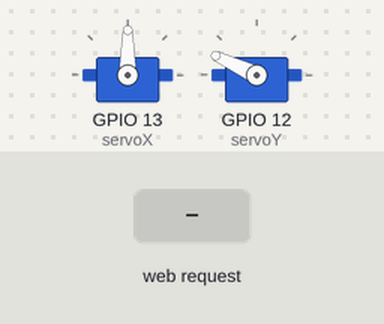
A sketch run on a simulated ESP32. On the bench: 2 × servo. Inputs (shaded band) come from the test bench. WiFi joins after 1.5 s; servers stay silent unless stated; what the sketch prints to the serial monitor is not drawn.

Above: at 2.7 s.
2.8 s: HTTP request GET /?value= received
At 3.9 s:
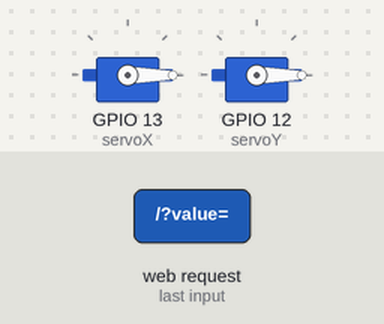
4.4 s: HTTP request GET /touchstart received
5.9 s: HTTP request GET /touchmove received
Timing chart, 0 to 8.9 s (numbered marks = the images above; inputs shaded):
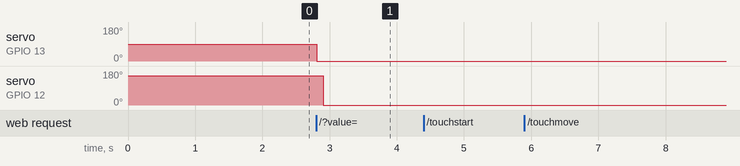

The sketch:

pan-tilt.ino
```cpp
#include <WiFi.h>
#include <WebServer.h>
#include <Wire.h>
#include <Servo.h>
#include "pantilt_htm.h"

Servo servoX;
Servo servoY;

// Replace with your network credentials
const char* ssid     = "rede";
const char* password = "senha";

// Set web server port number to 80
WiFiServer server(80);

// Variable to store the HTTP request
String valueXY;


// Decode HTTP GET value
int pos1 = 0;
int pos2 = 0;
int xPos, yPos;


// Current time
unsigned long currentTime = millis();
// Previous time
unsigned long previousTime = 0;
// Define timeout time in milliseconds (example: 2000ms = 2s)
const long timeoutTime = 2000;

void setup() {
  Serial.begin(115200);
  delay(10);

  servoX.attach(13);  // attaches the servo on the servoPin to the servo object
  servoY.attach(12);
  servoX.write(90);
  delay(15);
  servoY.write(155);
  delay(15);

  // Connect to Wi-Fi network with SSID and password
  Serial.print("Connecting to ");
  Serial.println(ssid);
  WiFi.begin(ssid, password);
  while (WiFi.status() != WL_CONNECTED) {
    delay(500);
    Serial.print(".");
  }
  // Print local IP address and start web server
  Serial.println("");
  Serial.println("WiFi connected.");
  Serial.println("IP address: ");
  Serial.println(WiFi.localIP());
  server.begin();
}

void loop(){
  WiFiClient client = server.available();   // Listen for incoming clients

  if (client) {                             // If a new client connects,
    currentTime = millis();
    previousTime = currentTime;
    Serial.println("New Client.");          // print a message out in the serial port
    String currentLine = "";                // make a String to hold incoming data from the client
    while (client.connected() && currentTime - previousTime <= timeoutTime) { // loop while the client's connected
      currentTime = millis();
      if (client.available()) {             // if there's bytes to read from the client,
        char c = client.read();             // read a byte, then
        Serial.write(c);                    // print it out the serial monitor
        valueXY += c;
        if (c == '\n') {                    // if the byte is a newline character
          // if the current line is blank, you got two newline characters in a row.
          // that's the end of the client HTTP request, so send a response:
          if (currentLine.length() == 0) {
            // HTTP valueXYs always start with a response code (e.g. HTTP/1.1 200 OK)
            // and a content-type so the client knows what's coming, then a blank line:
            client.println("HTTP/1.1 200 OK");
            client.println("Content-type:text/html");
            client.println("Connection: close");
            client.println();

            // Display the HTML web page
            client.println(pantilt_htm);

            //GET /?value=180& HTTP/1.1
            if(valueXY.indexOf("GET /?value=")>=0) {
              pos1 = valueXY.indexOf('=');
              pos2 = valueXY.indexOf(',');
              xPos = valueXY.substring(pos1+1, pos2).toInt();
              yPos = valueXY.substring(pos2+1, valueXY.length()).toInt();


              //Rotate the servo
              servoX.write(xPos);
              delay(100);
              servoY.write(yPos);
              delay(100);
            }
            // The HTTP response ends with another blank line
            client.println();
            // Break out of the while loop
            break;
          } else { // if you got a newline, then clear currentLine
            currentLine = "";
          }
        } else if (c != '\r') {  // if you got anything else but a carriage return character,
          currentLine += c;      // add it to the end of the currentLine
        }
      }
    }
    // Clear the valueXY variable
    valueXY = "";
  }
}
```

pantilt_htm.h
```cpp
const char pantilt_htm[] PROGMEM = R"rawliteral(
<!DOCTYPE html>
<html>
  <head>
    <meta charset="utf-8" />
    <meta name="viewport" content="width=device-width, initial-scale=1.0, user-scalable=no" />
    <script src="https://ajax.googleapis.com/ajax/libs/jquery/3.3.1/jquery.min.js"></script>
    <title>Pan tilt servos</title>
    <style>
      #container {
        width: 400px;
        height: 400px;
        background-color: #222;
        display: flex;
        align-items: center;
        justify-content: center;
        overflow: hidden;
        border-radius: 7px;
        touch-action: none;
      }

      #item {
        width: 100px;
        height: 100px;
        background-color: rgb(99, 245, 210);
        border: 10px solid rgba(136, 136, 136, .5);
        border-radius: 50%;
        touch-action: none;
        user-select: none;
      }

      #item:active {
        background-color: rgba(168, 218, 220, 1.00);
      }

      #item:hover {
        cursor: pointer;
        border-width: 20px;
      }

      #info {
        margin-top: 5px;
        text-align: center;
        width: 100px;
      }

    </style>
  </head>

  <body>
    <div id="outerContainer">
      <div id="container">
        <div id="item">
        </div>
      </div>
    </div>
    <div align="center">
      <input type='textarea' id='info' value="X: 90º | Y: 90º" disabled />
    </div>
    <script>
      var dragItem = document.querySelector("#item");
      var container = document.querySelector("#container");
      var active = false;
      var currentX = 0;
      var currentY = 0;
      var initialX;
      var initialY;
      var counter = 0;
      var servoXInit = 90;
      var servoYInit = 90;
      var tempX = 90;
      var tempY = 90;
      var xOffset = 0;
      var yOffset = 0;
      w = $('#container').width() - 50;
      h = $('#container').height() - 50;

      container.addEventListener("touchstart", dragStart, false);
      container.addEventListener("touchend", dragEnd, false);
      container.addEventListener("touchmove", drag, false);

      container.addEventListener("mousedown", dragStart, false);
      container.addEventListener("mouseup", dragEnd, false);
      container.addEventListener("mousemove", drag, false);

      function dragStart(e) {
        if (e.type === "touchstart") {
          initialX = e.touches[0].clientX - xOffset;
          initialY = e.touches[0].clientY - yOffset;
        } else {
          initialX = e.clientX - xOffset;
          initialY = e.clientY - yOffset;
        }
        if (e.target === dragItem) {
          active = true;
        }
      }

      function dragEnd(e) {
        initialX = currentX;
        initialY = currentY;
        active = false;
      }

      function drag(e) {
        if (active) {
          e.preventDefault();
          if (e.type === "touchmove") {
            currentX = e.touches[0].clientX - initialX;
            currentY = e.touches[0].clientY - initialY;
          } else {
            currentX = e.clientX - initialX;
            currentY = e.clientY - initialY;
          }

          xOffset = currentX;
          yOffset = currentY;
          setTranslate(currentX, currentY, dragItem);
          moveServos(currentX, currentY);
        }
      }

      function setTranslate(xPos, yPos, el) { // Desenha o controle na nova posição
        el.style.transform = "translate3d(" + xPos + "px, " + yPos + "px, 0)";
      }

      function moveServos(xPos, yPos) {
        xPo = Math.round(servoXInit - 180 * xPos / w);
        yPo = Math.round(servoYInit + 180 * yPos / h);

        if (xPo > 170) {
          xPo = 170
        } // Limites para X e Y
        if (xPo < 10) {
          xPo = 10
        }
        if (yPo > 170) {
          yPo = 170
        }
        if (yPo < 10) {
          yPo = 10
        }

        servo(xPo, yPo);
        document.getElementById('info').value = 'X: ' + xPo + "º | " + 'Y: ' + yPo + 'º';
      }

      $.ajaxSetup({
        timeout: 1000
      });

      function servo(xP, yP) {
        if (counter == 0) {
          $.get("/?value=" + xP + "," + yP);
          counter += 1;
        setTimeout(function() {
          counter = 0;
        }, 200);
      }
      }
    </script>
  </body>
</html>)rawliteral";
```

Measured:
- after the input at 2.8 s, servo on GPIO 13 (servoX): 90° → 0° at once; servo on GPIO 12 (servoY): 155° → 0° after 0.11 s
- after the input at 4.4 s, every drawn part: stays the same
- after the input at 5.9 s, every drawn part: stays the same
